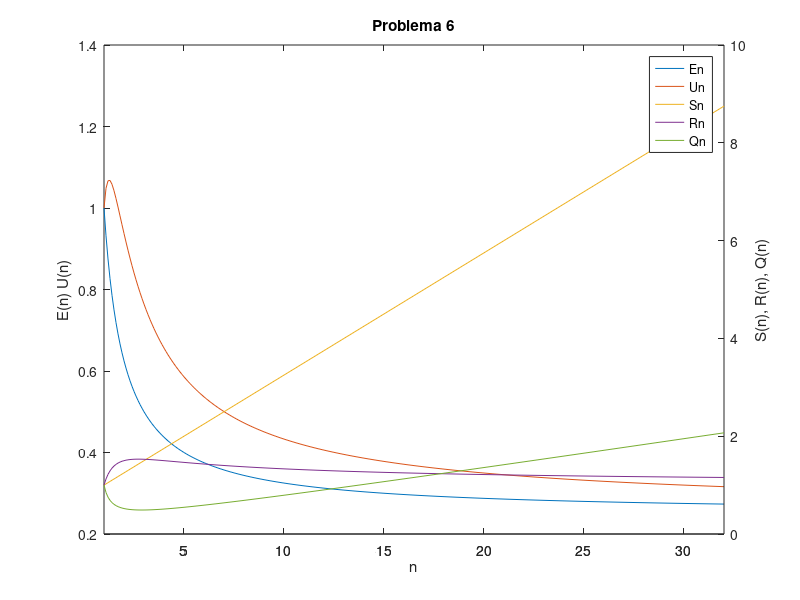

The MATLAB source for this figure:
function lab2
  x = 1:0.1:32;
  
  [ax, h1, h2] = plotyy(x, [En(x); Un(x)],
                        x, [Sn(x); Rn(x); Qn(x)]);


  
  legend(["En"; "Un"; "Sn"; "Rn"; "Qn"]);

  title("Problema 6");

  xlabel("n");
  ylabel(ax(1), "E(n) U(n)");
  ylabel(ax(2), "S(n), R(n), Q(n)");

endfunction

function ret = On(n)
  ret = n.^3 + n.^2 .* log2(n);
endfunction

function ret = Tn(n)
  ret = (4 .* n.^3) ./ (n + 3);
endfunction

function ret = Sn(n)
  ret = (n + 3) ./ 4;
endfunction

function ret = En(n)
  ret = (n + 3) ./ (4 .* n);
endfunction

function ret = Rn(n)
  ret = (n + log2(n)) ./ n;
endfunction

function ret = Un(n)
  ret = (n + 3) .* (n + log2(n)) ./ (4 .* (n.^2));
endfunction

function ret = Qn(n)
  ret = (Sn(n) .* En(n)) ./ Rn(n);
endfunction